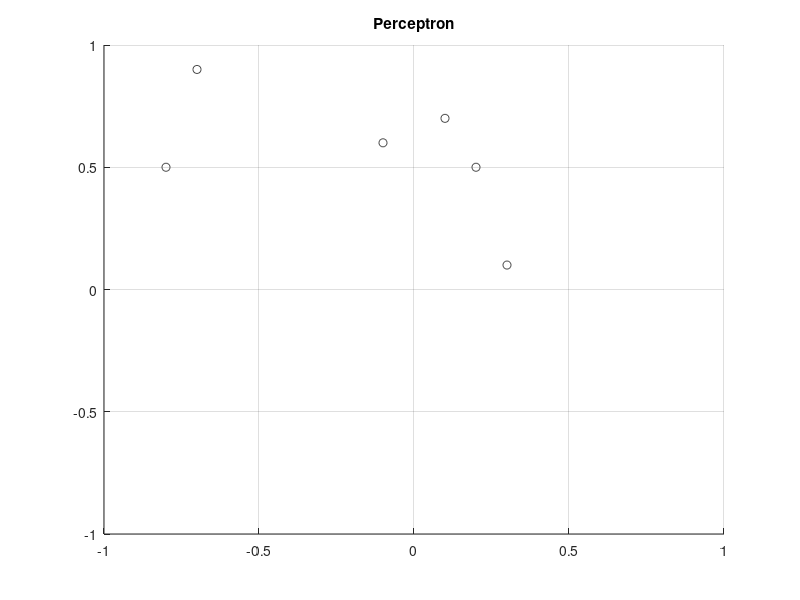

The MATLAB source for this figure:
clc;
clear;

x = [
      0.2 0.5 0.1;
      0.1 0.7 0.8;
      -0.1 0.6 0.9;
      -0.8 0.5 0.1;
      0.3 0.1 0.6;
      -0.7 0.9 0.1
];
t = [ -1 1 1 -1 1 -1 ];
w = zeros(1,size(x,2));
bias = 1;
b = 0;
tresh = 0.2;
alpha = 1;

while true
    check = false;
    
    for i=1:size(x,1)
        yin = sum(x(i,:).*w) + b*bias;
        if yin > tresh
            y = 1;
        elseif yin < -tresh
            y = -1;
        else
            y = 0;
        end
            
        if y ~= t(i)
            w = w + ((alpha*t(i)).*x(i,:));
            b = b + alpha*t(i)*bias;
            check = true;
        end
    end
    
    if check == false
        break
    end
end

fprintf('w1 = %d\n', w(1));
fprintf('w2 = %d\n', w(2));
fprintf('w3 = %d\n', w(3));
fprintf('b = %d\n', b);

figure(1)
axis([-1 1 -1 1 -1 1]);
grid on;
hold on;
title('Perceptron');
for i=1:size(x,1)
    scatter3(x(i,1),x(i,2),x(i,3), 'MarkerEdgeColor', [0.3 0.3 0.3]);
end